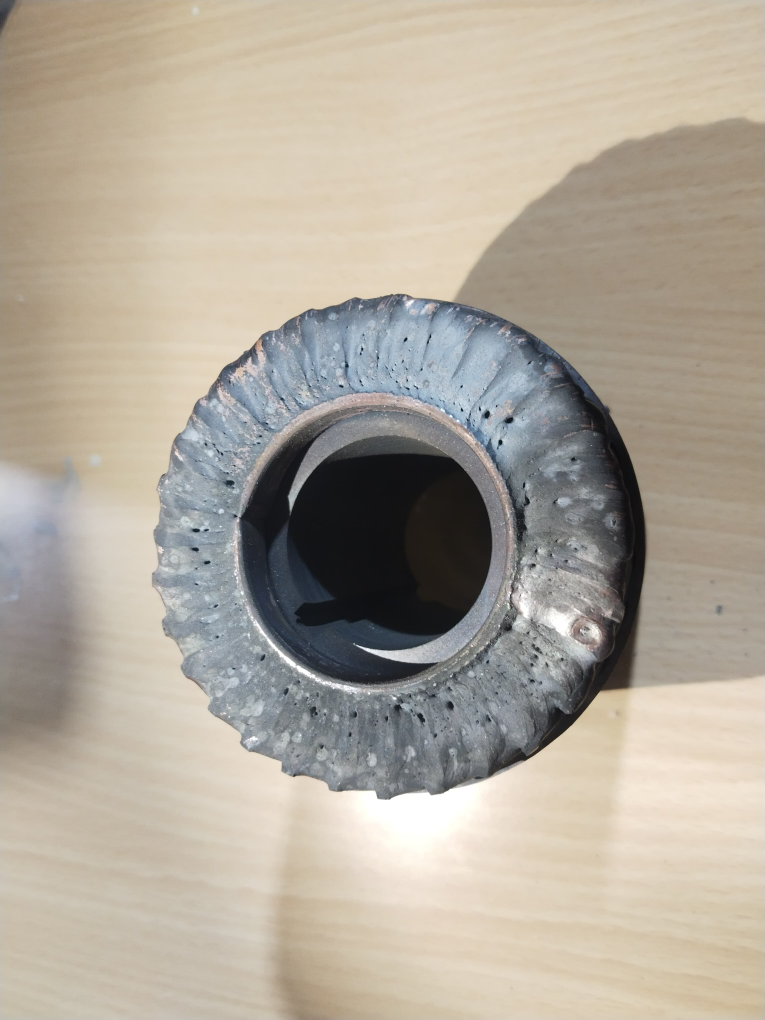
#> input picture dataset/good/good1.jpeg, 3060 x 4080 px (shown at 1/4 size); its folder holds only this picture in this run
$ python extract_all_features.py
#> lines starting #> are read from the running program, lines starting #| are printed output that depends on the picture; after the words box and inside, x2 and y2 are one past the last pixel; in counts of white or black regions, pixels touching at a corner belong together
import os
import glob
import json
import csv
import numpy as np
import cv2
import matplotlib.pyplot as plt

BASE_DIR = r"e:\Rotor"
DATASET_DIR = os.path.join(BASE_DIR, "dataset_cropped")
GOOD_DIR = os.path.join(DATASET_DIR, "good")
BAD_DIR = os.path.join(DATASET_DIR, "bad")
OUTPUT_CSV = os.path.join(BASE_DIR, "extracted_features_all.csv")
OUTPUT_DIR = os.path.join(BASE_DIR, "analysis_output")
os.makedirs(OUTPUT_DIR, exist_ok=True)

def compute_glcm_features(gray_img):
    # Quantize to 16 gray levels for fast, robust co-occurrence
    quantized = (gray_img // 16).astype(np.uint8)
    h, w = quantized.shape

    # Horizontal neighbor pairs (dx=1, dy=0)
    left = quantized[:, :-1].ravel()
    right = quantized[:, 1:].ravel()

    # 16x16 GLCM matrix
    glcm = np.zeros((16, 16), dtype=np.float64)
    np.add.at(glcm, (left, right), 1)

    total = np.sum(glcm)
    if total > 0:
        glcm /= total

    # Indices
    i_idx, j_idx = np.indices((16, 16))

    contrast = float(np.sum(glcm * ((i_idx - j_idx) ** 2)))
    homogeneity = float(np.sum(glcm / (1.0 + np.abs(i_idx - j_idx))))
    energy = float(np.sum(glcm ** 2))
    entropy = float(-np.sum(glcm * np.log2(glcm + 1e-12)))

    return contrast, homogeneity, energy, entropy

def extract_features_single(img_path, label):
#> called with img_path = 'dataset/good/good1.jpeg', label = 'good'
    bgr = cv2.imread(img_path)
#> bgr is the input picture: shape (4080, 3060, 3); mean B, G, R 155.4, 168.6, 176.9
    if bgr is None:
        return None

    target_dim = 800
    h, w = bgr.shape[:2]
    scale = target_dim / max(h, w)
    resized = cv2.resize(bgr, (int(w * scale), int(h * scale)))
    total_pixels = resized.shape[0] * resized.shape[1]

    gray = cv2.cvtColor(resized, cv2.COLOR_BGR2GRAY)
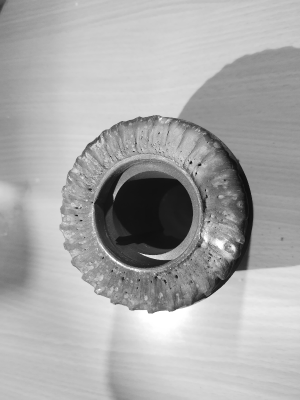
#> gray: shape (800, 600) (shown at 1/2 size); min 7, max 255, mean 169.5
    rgb = cv2.cvtColor(resized, cv2.COLOR_BGR2RGB)
    hsv = cv2.cvtColor(resized, cv2.COLOR_BGR2HSV)
#> hsv: shape (800, 600, 3); mean H, S, V 38, 39.3, 179.8

    # 1. Edge & Morphology
    blurred = cv2.GaussianBlur(gray, (5, 5), 0)
    edges = cv2.Canny(blurred, 40, 140)
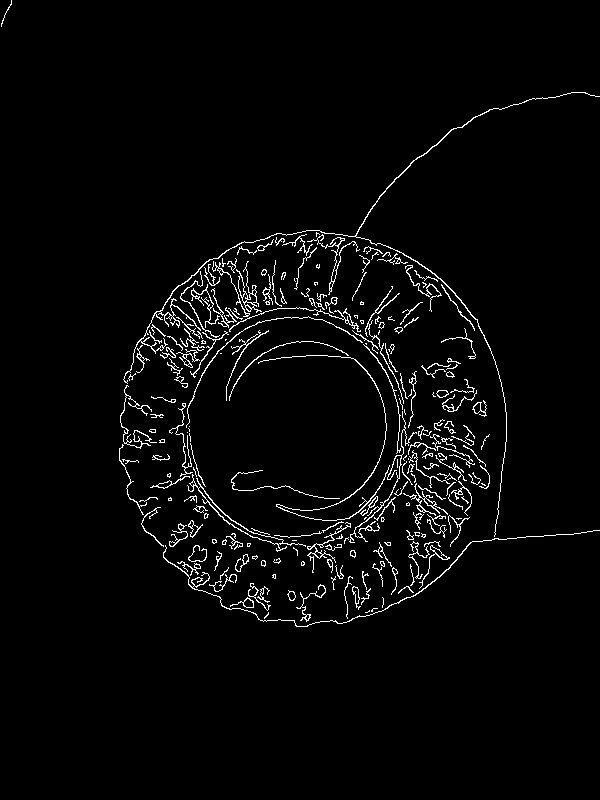
#> edges: shape (800, 600); 2.9% white in thin lines or dots, all inside (x1, y1, x2, y2) = (1, 0, 600, 627)
    edge_density = float(np.sum(edges > 0) / total_pixels) * 100
#> edge_density = 2.9

    kernel = cv2.getStructuringElement(cv2.MORPH_ELLIPSE, (5, 5))
    dilated_edges = cv2.dilate(edges, kernel, iterations=2)
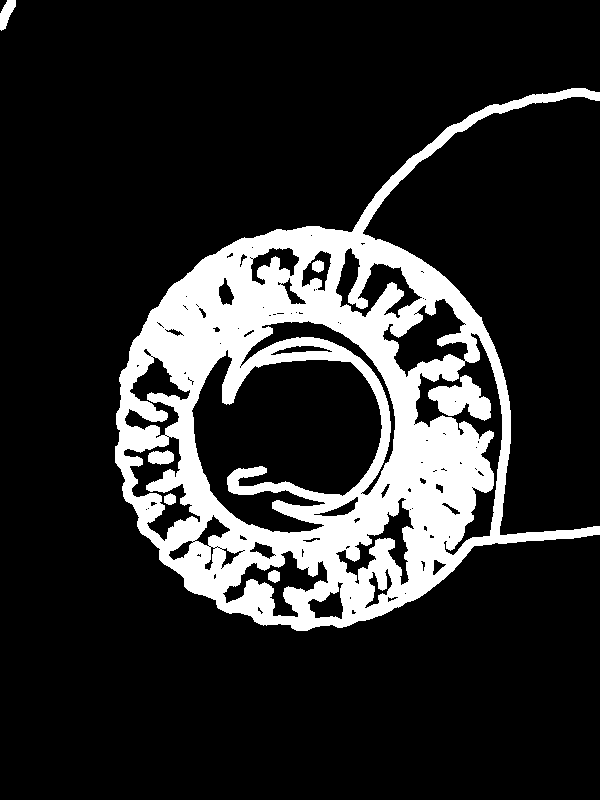
#> dilated_edges: shape (800, 600); 17% white; 7 white regions
    contours, _ = cv2.findContours(dilated_edges, cv2.RETR_EXTERNAL, cv2.CHAIN_APPROX_SIMPLE)
#> contours = 2 contours; box (x1, y1, x2, y2) and area: (115, 88, 600, 631) 128440, (0, 0, 16, 31) 243

    circularity = 0.0
    solidity = 0.0
    aspect_ratio = 1.0
    extent = 0.0

    if contours:
        contours = sorted(contours, key=cv2.contourArea, reverse=True)
        main_c = contours[0]
#> main_c = contour of 893 points, box (x1, y1, x2, y2) (115, 88, 600, 631), area 128440
        area = cv2.contourArea(main_c)
#> area = 128439.5
        perimeter = cv2.arcLength(main_c, True)
#> perimeter = 2214.8
        if perimeter > 0:
            circularity = float((4 * np.pi * area) / (perimeter ** 2))
#> circularity = 0.329

        hull = cv2.convexHull(main_c)
#> hull = contour of 36 points, box (x1, y1, x2, y2) (115, 88, 600, 631), area 195182
        hull_area = cv2.contourArea(hull)
#> hull_area = 195182.5
        if hull_area > 0:
            solidity = float(area / hull_area)
#> solidity = 0.658

        x, y, cw, ch = cv2.boundingRect(main_c)
#> x = 115; y = 88; cw = 485; ch = 543
        aspect_ratio = float(cw / ch) if ch > 0 else 1.0
#> aspect_ratio = 0.893
        extent = float(area / (cw * ch)) if (cw * ch) > 0 else 0.0
#> extent = 0.488

    # 2. Defect Segmentation: Dark Cavity / Voids
    _, dark_cavities = cv2.threshold(blurred, 60, 255, cv2.THRESH_BINARY_INV)
#> dark_cavities: shape (800, 600); 6.8% white; 21 white regions (16 under 20 px), largest, box (x1, y1, x2, y2) and area: (189, 340, 386, 536) 26147, (422, 278, 506, 588) 6058, (384, 588, 414, 607) 177, (402, 391, 412, 425) 153, (414, 265, 424, 277) 56
    dark_cavities = cv2.morphologyEx(dark_cavities, cv2.MORPH_OPEN, kernel)
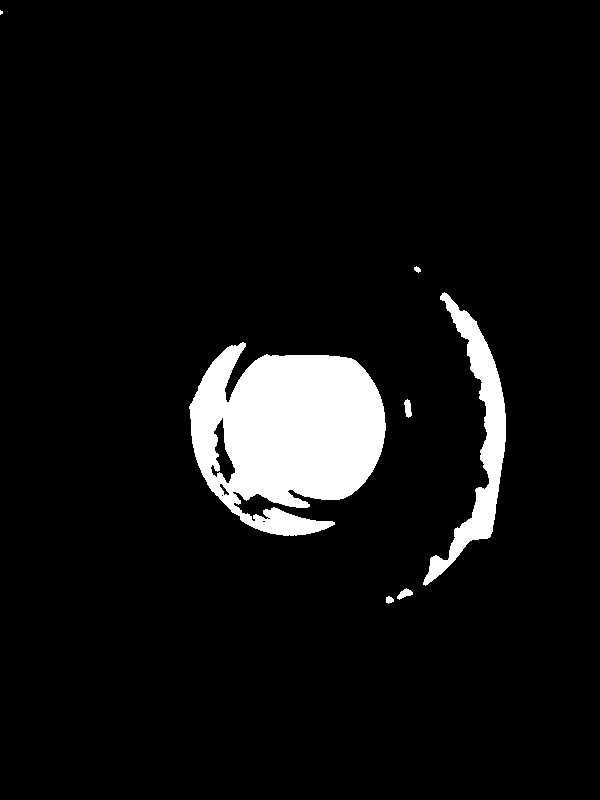
#> dark_cavities: shape (800, 600); 6.7% white; 7 white regions (1 under 20 px), largest, box (x1, y1, x2, y2) and area: (189, 342, 386, 536) 25940, (423, 292, 506, 586) 5955, (404, 399, 412, 418) 104, (397, 588, 413, 600) 100, (386, 596, 394, 604) 46, (414, 266, 421, 273) 31
    void_pct = float(np.sum(dark_cavities > 0) / total_pixels) * 100
#> void_pct = 6.71

    # 3. Defect Segmentation: Thermal Molten Slag & Heat Tint
    h_chan, s_chan, v_chan = cv2.split(hsv)
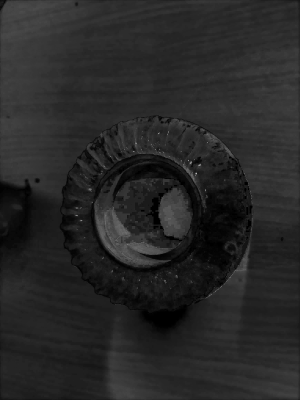
#> s_chan: shape (800, 600) (shown at 1/2 size); min 0, max 255, mean 39.3
    _, slag_mask = cv2.threshold(s_chan, 110, 255, cv2.THRESH_BINARY)
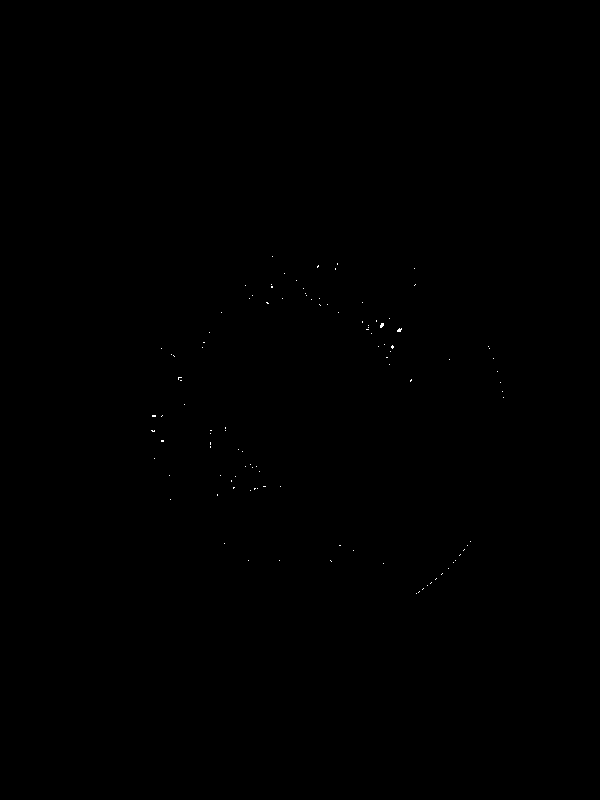
#> slag_mask: shape (800, 600); 0.04% white in thin lines or dots, all inside (x1, y1, x2, y2) = (151, 256, 504, 594)
    slag_mask = cv2.bitwise_and(slag_mask, cv2.threshold(v_chan, 70, 255, cv2.THRESH_BINARY)[1])
#> slag_mask: shape (800, 600); 0% white in thin lines or dots, all inside (x1, y1, x2, y2) = (245, 256, 449, 569)
    slag_pct = float(np.sum(slag_mask > 0) / total_pixels) * 100
#> slag_pct = 0.00313

    # 4. Color Statistics
    mean_hue = float(np.mean(h_chan))
#> mean_hue = 37.95
    mean_sat = float(np.mean(s_chan))
#> mean_sat = 39.25
    std_sat = float(np.std(s_chan))
#> std_sat = 15.27
    mean_val = float(np.mean(v_chan))
#> mean_val = 179.8
    std_val = float(np.std(v_chan))
#> std_val = 52.39

    # 5. Texture (GLCM)
    contrast, homogeneity, energy, entropy = compute_glcm_features(gray)
#> contrast = 0.385; homogeneity = 0.923; energy = 0.12; entropy = 3.93

    return {
        "filename": os.path.basename(img_path),
        "label": label,
        "void_area_pct": round(void_pct, 3),
        "slag_protrusion_pct": round(slag_pct, 3),
        "circularity": round(circularity, 4),
        "solidity": round(solidity, 4),
        "aspect_ratio": round(aspect_ratio, 3),
        "extent": round(extent, 3),
        "edge_density_pct": round(edge_density, 3),
        "glcm_contrast": round(contrast, 3),
        "glcm_homogeneity": round(homogeneity, 4),
        "glcm_energy": round(energy, 4),
        "glcm_entropy": round(entropy, 3),
        "mean_saturation": round(mean_sat, 2),
        "std_saturation": round(std_sat, 2),
        "mean_hue": round(mean_hue, 2),
        "intensity_contrast_std": round(std_val, 2)
    }

def main():
    good_paths = sorted(glob.glob(os.path.join(GOOD_DIR, "*.jpeg")) + glob.glob(os.path.join(GOOD_DIR, "*.jpg")))
    bad_paths = sorted(glob.glob(os.path.join(BAD_DIR, "*.jpeg")) + glob.glob(os.path.join(BAD_DIR, "*.jpg")))

    print(f"Extracting features from {len(good_paths)} Good and {len(bad_paths)} Bad rotor images...")

    records = []
    for p in good_paths:
        f = extract_features_single(p, "good")
#> f = 17 items
        if f: records.append(f)

    for p in bad_paths:
        f = extract_features_single(p, "bad")
        if f: records.append(f)

    # Save to CSV
    fieldnames = list(records[0].keys())
#> fieldnames = 17 items, first 6: 'filename', 'label', 'void_area_pct', 'slag_protrusion_pct', 'circularity', 'solidity'
    with open(OUTPUT_CSV, "w", newline="", encoding="utf-8") as f:
        writer = csv.DictWriter(f, fieldnames=fieldnames)
        writer.writeheader()
        writer.writerows(records)

    print(f"\nSaved {len(records)} extracted feature records to: {OUTPUT_CSV}")
#| Saved 1 extracted feature records to: e:\Rotor/extracted_features_all.csv

    # Compute Statistical Comparison: Good vs Bad
    good_records = [r for r in records if r["label"] == "good"]
#> good_records = 1 item
    bad_records = [r for r in records if r["label"] == "bad"]
#> bad_records = []

    numeric_keys = [k for k in fieldnames if k not in ["filename", "label"]]
#> numeric_keys = ['void_area_pct', 'slag_protrusion_pct', 'circularity', 'solidity', 'aspect_ratio', 'extent', 'edge_density_pct', 'glcm_contrast', 'glcm_homogeneity', 'glcm_energy', 'glcm_entropy', 'mean_saturation', 'std_saturation', 'mean_hue', 'intensity_contrast_std']

    print("\n--- STATISTICAL COMPARISON: GOOD vs DEFECTIVE (MEANS) ---")
    print(f"{'Feature Name':<25} | {'Good Mean':<12} | {'Bad Mean':<12} | {'Difference':<12}")
    print("-" * 68)

    diffs = {}
    for k in numeric_keys:
        g_vals = [r[k] for r in good_records]
        b_vals = [r[k] for r in bad_records]
        g_mean = np.mean(g_vals)
        b_mean = np.mean(b_vals)
        diff_pct = ((b_mean - g_mean) / (g_mean + 1e-6)) * 100
        diffs[k] = (g_mean, b_mean, diff_pct)
        print(f"{k:<25} | {g_mean:<12.3f} | {b_mean:<12.3f} | {diff_pct:>+10.1f}%")
#> this loop made 15 passes
#> (k, g_vals, g_mean) on passes 1 to 8: ('void_area_pct', [6.71], 6.71), ('slag_protrusion_pct', [0.003], 0.003), ('circularity', [0.329], 0.329), ('solidity', [0.658], 0.658), ('aspect_ratio', [0.893], 0.893), ('extent', [0.488], 0.488), ('edge_density_pct', [2.9], 2.9), ('glcm_contrast', [0.385], 0.385)
#> (printed output is left out)
#> after the loop, diffs = 15 items

    # Plot Boxplots for Top Discriminating Features
    top_features = ["void_area_pct", "slag_protrusion_pct", "solidity", "circularity", "glcm_contrast", "edge_density_pct"]

    fig, axes = plt.subplots(2, 3, figsize=(15, 9))
    axes = axes.flatten()

    for idx, feat in enumerate(top_features):
        g_data = [r[feat] for r in good_records]
        b_data = [r[feat] for r in bad_records]

        box = axes[idx].boxplot([g_data, b_data], patch_artist=True, tick_labels=["Good Welds", "Defective"])
        colors = ['#2ea043', '#f85149']
        for patch, color in zip(box['boxes'], colors):
            patch.set_facecolor(color)
            patch.set_alpha(0.7)

        axes[idx].set_title(feat.replace("_", " ").title(), fontsize=12, fontweight='bold')
        axes[idx].grid(True, linestyle='--', alpha=0.5)
#> this loop made 6 passes
#> g_data on passes 1 to 6: [6.71], [0.003], [0.658], [0.329], [0.385], [2.9]

    plt.suptitle("Statistical Feature Distribution: Good vs Defective Rotor Welds (N=81)", fontsize=14, fontweight='bold')
    plt.tight_layout()
    chart_path = os.path.join(OUTPUT_DIR, "feature_distribution_comparison.png")
    plt.savefig(chart_path, dpi=200)
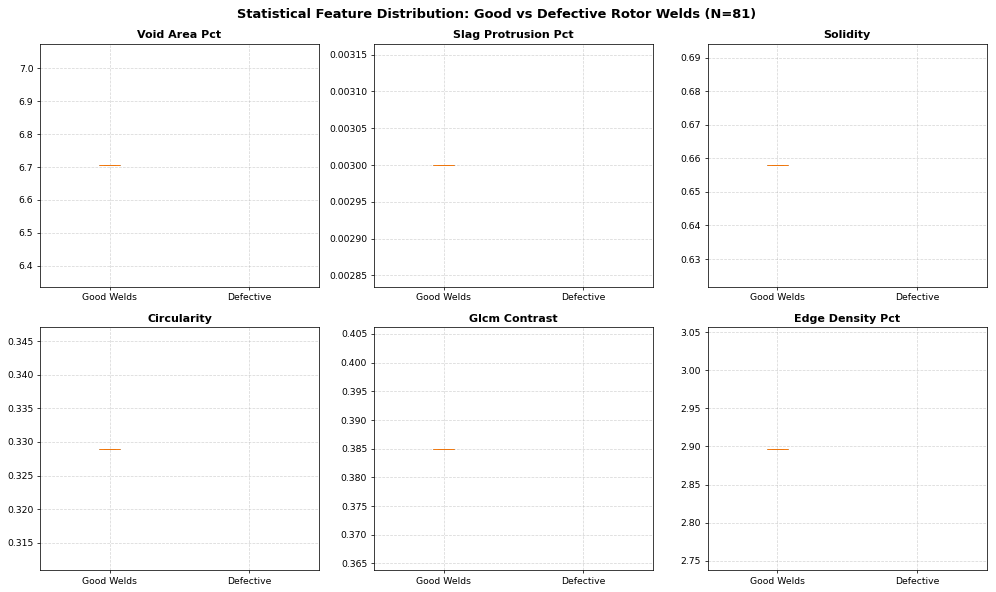
#> figure drawn by matplotlib, 6 panels
    plt.close()
    print(f"\nFeature distribution comparison plot saved to: {chart_path}")

if __name__ == "__main__":
    main()
